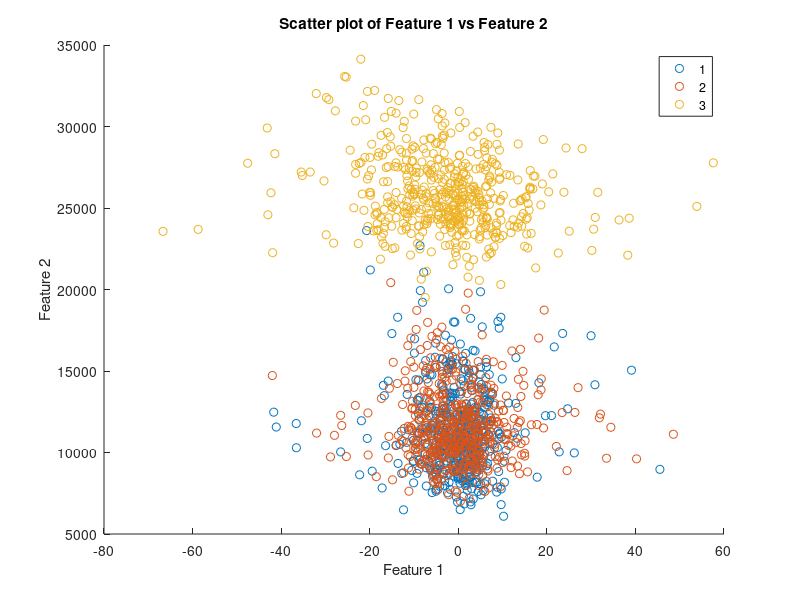
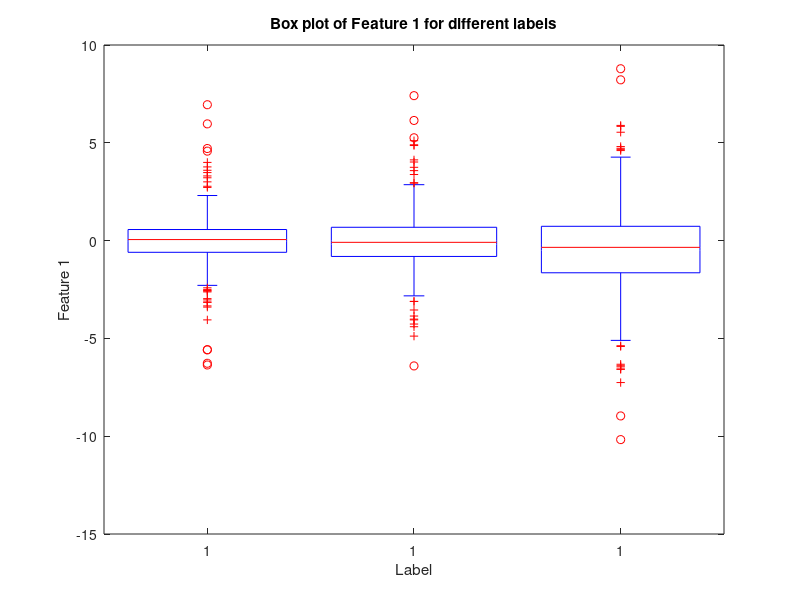
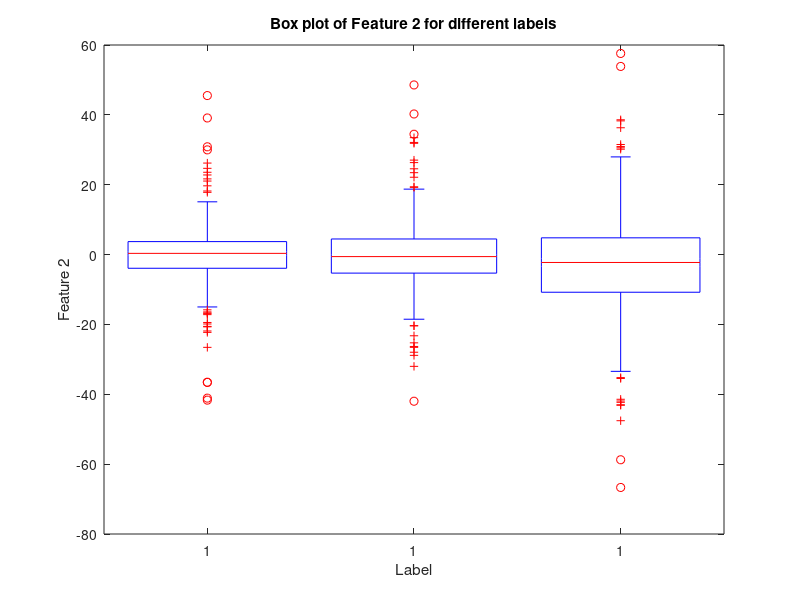

Reproduce these figures in MATLAB, in order. (Note: this script raises an error after producing the figures.)
% Load the data
load('Gaenge.mat');

% Assuming each variable (gang1, gang1_b, etc.) is a matrix where rows are observations and columns are features
% Let's concatenate the unloaded state datasets
unloaded_data = [gang1; gang2; gang3];

% Label the unloaded state data
labels = [ones(size(gang1, 1), 1); 2 * ones(size(gang2, 1), 1); 3 * ones(size(gang3, 1), 1)];
unloaded_data_labeled = [unloaded_data, labels];

% Shuffle the data to ensure even distribution
unloaded_data_labeled = unloaded_data_labeled(randperm(size(unloaded_data_labeled, 1)), :);

% Split into training (500 observations) and testing (100 observations) datasets
training_data = unloaded_data_labeled(1:1500, :);
testing_data = unloaded_data_labeled(1501:1800, :);

% Extract features and labels from training data
features = training_data(:, 1:end-1);
labels = training_data(:, end);

% Visualizing specific features with gscatter
figure;
gscatter(features(:, 2), features(:, 4), labels);
xlabel('Feature 1');
ylabel('Feature 2');
title('Scatter plot of Feature 1 vs Feature 2');

% Visualizing statistics with boxplot
figure;
boxplot(features(:, 1), labels);
xlabel('Label');
ylabel('Feature 1');
title('Box plot of Feature 1 for different labels');

figure;
boxplot(features(:, 2), labels);
xlabel('Label');
ylabel('Feature 2');
title('Box plot of Feature 2 for different labels');


% Identifying important features using fscchi2
[idx, scores] = fscchi2(features, labels);

% Displaying the scores of features
disp('Feature scores:');
disp(scores);

% Visualizing the most important features
important_feature_idx = idx(1:2); % Taking the top 2 important features
figure;
gscatter(features(:, important_feature_idx(1)), features(:, important_feature_idx(2)), labels);
xlabel(['Feature ', num2str(important_feature_idx(1))]);
ylabel(['Feature ', num2str(important_feature_idx(2))]);
title('Scatter plot of the two most important features');

% Identifying feature to distinguish Gear 1 and 2
gear1_2_idx = find(labels == 1 | labels == 2);
gear1_2_features = features(gear1_2_idx, :);
gear1_2_labels = labels(gear1_2_idx);

[idx_gear1_2, scores_gear1_2] = fscchi2(gear1_2_features, gear1_2_labels);

% Displaying the scores for distinguishing Gear 1 and 2
disp('Feature scores for distinguishing Gear 1 and 2:');
disp(scores_gear1_2);


% Visualizing statistics with boxplot
figure;
boxplot(features(:, 21), labels);
xlabel('Label');
ylabel('Feature 1');
title('Box plot of Feature 1 for different labels');


% Building the k-nearest neighbor model with k=1
knn_model = fitcknn(features, labels, 'NumNeighbors', 2);

% Extracting features and labels from testing data
test_features = testing_data(:, 1:end-1);
test_labels = testing_data(:, end);

% Making predictions on the test data
predicted_labels = predict(knn_model, test_features);

% Calculating the proportion of correct predictions
accuracy = sum(predicted_labels == test_labels) / length(test_labels);

% Displaying the accuracy
disp(['Accuracy of the k-nearest neighbor model: ', num2str(accuracy)]);


%% Experimenting with Different Values of k

% Define a range of k values
k_values = 1:10;
accuracy_values = zeros(length(k_values), 1);

for i = 1:length(k_values)
    k = k_values(i);
    % Build the k-nearest neighbor model
    knn_model = fitcknn(features, labels, 'NumNeighbors', k);
    % Make predictions on the test data
    predicted_labels = predict(knn_model, test_features);
    % Calculate accuracy
    accuracy = sum(predicted_labels == test_labels) / length(test_labels);
    accuracy_values(i) = accuracy;
end

% Plot accuracy vs. k values
figure;
plot(k_values, accuracy_values, '-o');
xlabel('Number of Neighbors (k)');
ylabel('Accuracy');
title('Accuracy vs. Number of Neighbors (k)');

%% Step 2: Creating and Interpreting the Confusion Matrix

% Select the best k value based on previous accuracy results, e.g., k=3
best_k = 3;
knn_model = fitcknn(features, labels, 'NumNeighbors', best_k);
predicted_labels = predict(knn_model, test_features);

% Create the confusion matrix
confusionchart(test_labels, predicted_labels);
title('Confusion Matrix for k-NN Model');

%% Step 4: Extracting Observations Causing False Predictions for the Hardest Class

% Assuming class 3 is the hardest to identify based on confusion matrix
hardest_class = 1;

% Find the indices of the misclassified observations for the hardest class
misclassified_indices = find((test_labels == hardest_class) & (predicted_labels ~= hardest_class));

% Extract the misclassified observations
MissClass = test_features(misclassified_indices, :);

% Display the number of misclassified observations
disp(['Number of misclassified observations for class ', num2str(hardest_class), ': ', num2str(length(misclassified_indices))]);

% Display the misclassified observations
disp('Misclassified observations for the hardest class:');
disp(MissClass);


%% Step 1: Plot the Parallel Coordinates for Different Classe
% Standardize the features for better comparison
standardized_features = (features - mean(features)) ./ std(features);

% Combine the standardized features with the labels for plotting
data_with_labels = [standardized_features, labels];

% Plot parallel coordinates with grouping by labels
figure;
parallelcoords(data_with_labels, 'Group', labels, 'Quantile', 0.25, 'Standardize', 'on');
xlabel('Features');
ylabel('Standardized Value');
title('Parallel Coordinates Plot of Features by Class');
